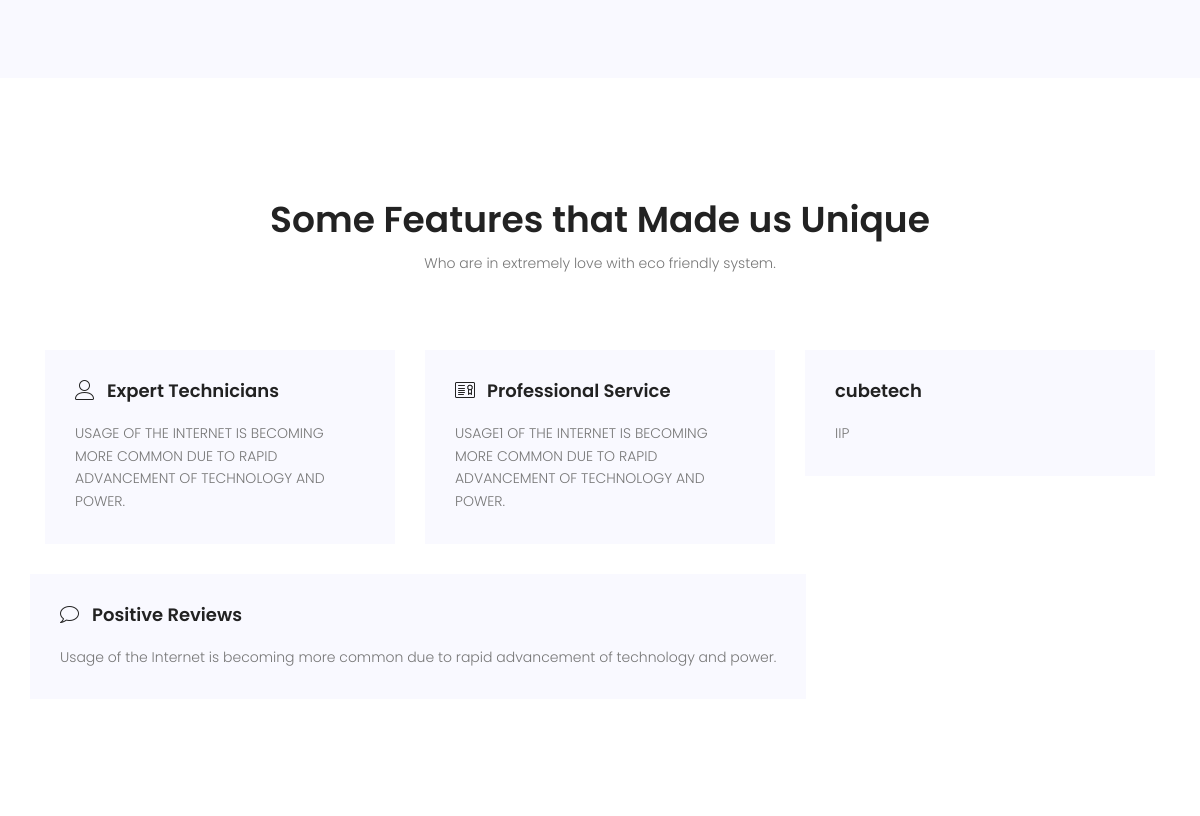
/ (middle part), run on an earlier commit of the app's database.
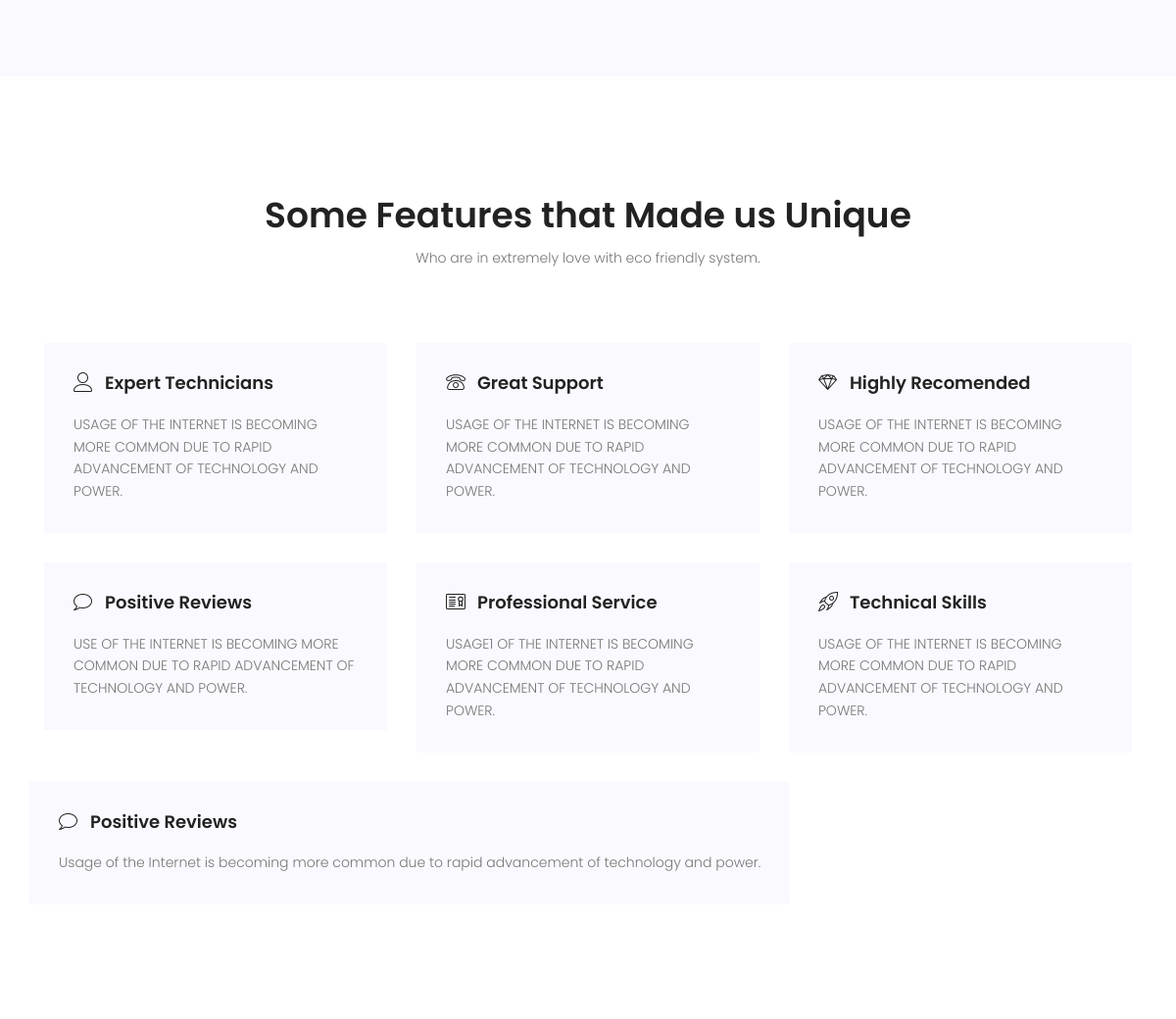
And on a later commit of the database.
### service/models.py (models this page shows)
class service(models.Model):
    service_icon=models.CharField(max_length=50)
    service_title=models.CharField(max_length=50)
    service_des=models.TextField()

### cubetech/views.py (the view)
# urls.py: path("",views.homePage),
def homePage(request):
        newsData=News.objects.all();
        servicesData =service.objects.all().order_by('service_title')[:6]
        data={
             'servicesData':servicesData,
             'newsData':newsData
        }
        return render(request,"index.html",data)

### templates/index.html (shortened to what this page needs)
<!DOCTYPE html>
<html lang="zxx" class="no-js">
  <head>
    <link rel="stylesheet" href="/static/css/linearicons.css" />
    <link rel="stylesheet" href="/static/css/font-awesome.min.css" />
    <link rel="stylesheet" href="/static/css/bootstrap.css" />
    <link rel="stylesheet" href="/static/css/magnific-popup.css" />
    <link rel="stylesheet" href="/static/css/animate.min.css" />
    <link rel="stylesheet" href="/static/css/owl.carousel.css" />
    <link rel="stylesheet" href="/static/css/main.css" />
  </head>
  <body>
    <section class="project-area section-gap" id="project">
    </section>
    <section class="feature-area section-gap" id="secvice">
      <div class="container">
        <div class="row d-flex justify-content-center">
          <div class="menu-content pb-60 col-lg-8">
            <div class="title text-center">
              <h1 class="mb-10">Some Features that Made us Unique</h1>
              <p>Who are in extremely love with eco friendly system.</p>
            </div>
          </div>
        </div>
        <div class="row">
          {% for n in servicesData %}
          <div class="col-lg-4 col-md-6">
            <div class="single-feature mb-30">
              <div class="title d-flex flex-row pb-20">
                <span class="{{n.service_icon}}"></span>
                <h4><a href="#">{{n.service_title}}</a></h4>
              </div>
              <p>{{n.service_des | upper}}</p>
            </div>
          </div>
          {% endfor %}
            <div class="single-feature">
              <div class="title d-flex flex-row pb-20">
                <span class="lnr lnr-bubble"></span>
                <h4><a href="#">Positive Reviews</a></h4>
              </div>
              <p>
                Usage of the Internet is becoming more common due to rapid
                advancement of technology and power.
              </p>
            </div>
          </div>
        </div>
    </section>
  </body>
</html>

### static/css/main.css (style rules this page uses)
body { color: #777777; font-family: "Poppins", sans-serif; font-size: 14px; font-weight: 300; line-height: 1.625em; position: relative; }
a { -webkit-transition: all 0.3s ease 0s; -moz-transition: all 0.3s ease 0s; -o-transition: all 0.3s ease 0s; transition: all 0.3s ease 0s; }
a, a:focus, a:hover { text-decoration: none; outline: 0; }
h1, h2, h3, h4, h5, h6 { font-family: "Poppins", sans-serif; color: #222222; line-height: 1.2em !important; margin-bottom: 0; margin-top: 0; font-weight: 600; }
h1, .h1 { font-size: 36px; }
h4, .h4 { font-size: 18px; }
.mb-10 { margin-bottom: 10px; }
.mb-30 { margin-bottom: 30px; }
.pb-20 { padding-bottom: 20px; }
.pb-60 { padding-bottom: 60px; }
.text-center { text-align: center; }
h1 { font-size: 36px; }
h4 { font-size: 18px; }
h1, h2, h3, h4, h5, h6 { line-height: 1.5em; }
.section-gap { padding: 120px 0; }
.project-area { background-color: #f9f9ff; }
.single-feature { background-color: #f9f9ff; padding: 30px 30px 15px 30px; -webkit-transition: all 0.3s ease 0s; -moz-transition: all 0.3s ease 0s; -o-transition: all 0.3s ease 0s; transition: all 0.3s ease 0s; }
.single-feature a { color: #222; }
.single-feature .title .lnr { color: #222; font-weight: 400; margin-right: 12px; font-size: 20px; }

What changed in the data, as far as the page shows it:
removed service: service_title "cubetech", service_des "IIP"
added service: service_title "Great Support", service_des "USAGE OF THE INTERNET IS BECOMING MORE COMMON DUE TO RAPID ADVANCEMENT OF TECHNOLOGY AND POWER."
added service: service_title "Highly Recomended", service_des "USAGE OF THE INTERNET IS BECOMING MORE COMMON DUE TO RAPID ADVANCEMENT OF TECHNOLOGY AND POWER."
added service: service_title "Positive Reviews", service_des "USE OF THE INTERNET IS BECOMING MORE COMMON DUE TO RAPID ADVANCEMENT OF TECHNOLOGY AND POWER."
added service: service_title "Technical Skills", service_des "USAGE OF THE INTERNET IS BECOMING MORE COMMON DUE TO RAPID ADVANCEMENT OF TECHNOLOGY AND POWER."
